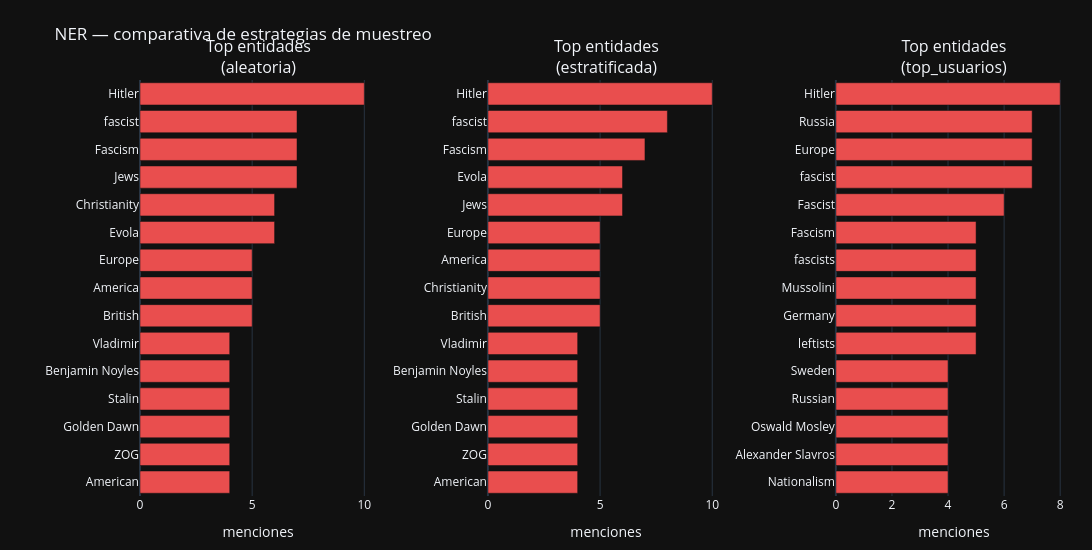

The cell this chart's notebook holds for it:
### Code cell
# Comparativa de muestras NER — plotly subplots
import plotly.graph_objects as go
from plotly.subplots import make_subplots

if len(ner_all) > 0:
    sample_labels = ['aleatoria', 'estratificada', 'top_usuarios']
    fig = make_subplots(
        rows=1, cols=3,
        subplot_titles=[f'Top entidades<br>({s})' for s in sample_labels],
        horizontal_spacing=0.12,
    )

    for col_idx, s_label in enumerate(sample_labels, 1):
        subset = ner_all[ner_all['sample'] == s_label]
        top_ents = subset['entity'].value_counts().head(15)
        fig.add_trace(
            go.Bar(
                x=top_ents.values[::-1],
                y=top_ents.index[::-1],
                orientation='h',
                marker_color='#E94E4E',
                showlegend=False,
            ),
            row=1, col=col_idx,
        )
        fig.update_xaxes(title_text='menciones', row=1, col=col_idx)

    fig.update_layout(
        title='NER — comparativa de estrategias de muestreo',
        template='plotly_dark',
        height=550, width=1100,
        margin=dict(l=140, r=20, t=80, b=40),
    )
    fig.show()

    # Estabilidad: intersección de top-20 entre estrategias
    top_per_sample = {
        s: set(ner_all[ner_all['sample'] == s]['entity'].value_counts().head(20).index)
        for s in sample_labels
    }
    todas = top_per_sample['aleatoria'] & top_per_sample['estratificada'] & top_per_sample['top_usuarios']
    print(f"Entidades en top-20 de las 3 estrategias ({len(todas)}): {sorted(todas)}")
else:
    print("Sin datos NER disponibles.")

### Figure 1 — Plotly figure (JSON) as saved in the notebook; plotly's stock layout.template omitted (floating-point values rounded to 4 significant figures)
{"data": [{"marker": {"color": "#E94E4E"}, "orientation": "h", "showlegend": false, "type": "bar", "x": [4, 4, 4, 4, 4, 4, 5, 5, 5, 6, 6, 7, 7, 7, 10], "xaxis": "x", "y": ["American", "ZOG", "Golden Dawn", "Stalin", "Benjamin Noyles", "Vladimir", "British", "America", "Europe", "Evola", "Christianity", "Jews", "Fascism", "fascist", "Hitler"], "yaxis": "y"}, {"marker": {"color": "#E94E4E"}, "orientation": "h", "showlegend": false, "type": "bar", "x": [4, 4, 4, 4, 4, 4, 5, 5, 5, 5, 6, 6, 7, 8, 10], "xaxis": "x2", "y": ["American", "ZOG", "Golden Dawn", "Stalin", "Benjamin Noyles", "Vladimir", "British", "Christianity", "America", "Europe", "Jews", "Evola", "Fascism", "fascist", "Hitler"], "yaxis": "y2"}, {"marker": {"color": "#E94E4E"}, "orientation": "h", "showlegend": false, "type": "bar", "x": [4, 4, 4, 4, 4, 5, 5, 5, 5, 5, 6, 7, 7, 7, 8], "xaxis": "x3", "y": ["Nationalism", "Alexander Slavros", "Oswald Mosley", "Russian", "Sweden", "leftists", "Germany", "Mussolini", "fascists", "Fascism", "Fascist", "fascist", "Europe", "Russia", "Hitler"], "yaxis": "y3"}], "layout": {"annotations": [{"font": {"size": 16}, "showarrow": false, "text": "Top entidades<br>(aleatoria)", "x": 0.1267, "xanchor": "center", "xref": "paper", "y": 1.0, "yanchor": "bottom", "yref": "paper"}, {"font": {"size": 16}, "showarrow": false, "text": "Top entidades<br>(estratificada)", "x": 0.5, "xanchor": "center", "xref": "paper", "y": 1.0, "yanchor": "bottom", "yref": "paper"}, {"font": {"size": 16}, "showarrow": false, "text": "Top entidades<br>(top_usuarios)", "x": 0.8733, "xanchor": "center", "xref": "paper", "y": 1.0, "yanchor": "bottom", "yref": "paper"}], "height": 550, "margin": {"b": 40, "l": 140, "r": 20, "t": 80}, "title": {"text": "NER — comparativa de estrategias de muestreo"}, "width": 1100, "xaxis": {"anchor": "y", "domain": [0.0, 0.2533], "title": {"text": "menciones"}}, "xaxis2": {"anchor": "y2", "domain": [0.3733, 0.6267], "title": {"text": "menciones"}}, "xaxis3": {"anchor": "y3", "domain": [0.7467, 1.0], "title": {"text": "menciones"}}, "yaxis": {"anchor": "x", "domain": [0.0, 1.0]}, "yaxis2": {"anchor": "x2", "domain": [0.0, 1.0]}, "yaxis3": {"anchor": "x3", "domain": [0.0, 1.0]}}}
